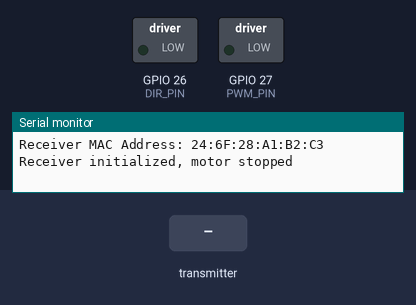
Recording of a sketch running on a simulated ESP32. On the bench: switched loads named in the sketch (green lamp = pin HIGH), the last lines printed to the serial monitor. The test bench sets the inputs (shaded band).

Above: at 1.2 s.
1.3 s: the transmitter starts sending command = FORWARD
At 2.0 s:
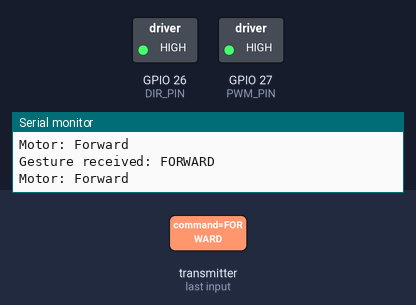
2.8 s: the transmitter starts sending command = BACKWARD
At 3.1 s:
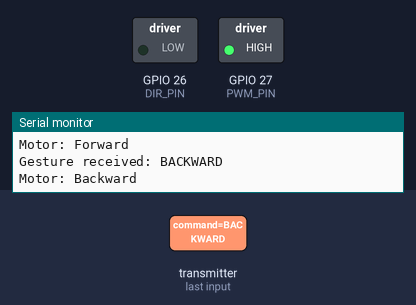
Timing chart, 0 to 5.8 s (numbered marks = the images above; inputs shaded):
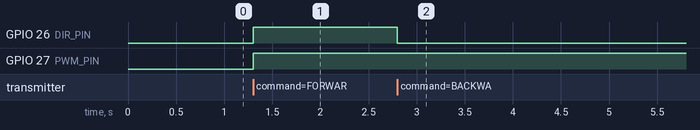

The sketch:

reciever.ino
```cpp
#include <WiFi.h>
#include <esp_now.h>

// Motor driver pins
const int DIR_PIN = 26;  // Direction
const int PWM_PIN = 27;  // Speed

// Structure to receive data (matches transmitter)
typedef struct struct_message {
  char command[10];
} struct_message;
struct_message gestureData;

// Callback for received data
void OnDataRecv(const esp_now_recv_info_t *recv_info, const uint8_t *incomingData, int len) {
  memcpy(&gestureData, incomingData, sizeof(gestureData));
  Serial.print("Gesture received: ");
  Serial.println(gestureData.command);

  // Control motor based on gesture
  if (strcmp(gestureData.command, "FORWARD") == 0) {
    digitalWrite(DIR_PIN, HIGH); // Forward direction
    analogWrite(PWM_PIN, 255);   // Full speed
    Serial.println("Motor: Forward");
  }
  else if (strcmp(gestureData.command, "BACKWARD") == 0) {
    digitalWrite(DIR_PIN, LOW);  // Backward direction
    analogWrite(PWM_PIN, 255);   // Full speed
    Serial.println("Motor: Backward");
  }
  else { // STOP or any other command
    digitalWrite(DIR_PIN, LOW);
    analogWrite(PWM_PIN, 0);     // Stop motor
    Serial.println("Motor: Stop");
  }
}

void setup() {
  Serial.begin(115200);

  // Set motor pins
  pinMode(DIR_PIN, OUTPUT);
  pinMode(PWM_PIN, OUTPUT);

  // Set ESP32 as Wi-Fi Station
  WiFi.mode(WIFI_STA);

  // Print receiver MAC address (for debugging)
  Serial.print("Receiver MAC Address: ");
  Serial.println(WiFi.macAddress());

  // Initialize ESP-NOW
  if (esp_now_init() != ESP_OK) {
    Serial.println("Error initializing ESP-NOW");
    while (1);
  }

  // Register callback for receiving data
  esp_now_register_recv_cb(OnDataRecv);

  // Initial state: stop motor
  digitalWrite(DIR_PIN, LOW);
  analogWrite(PWM_PIN, 0);
  Serial.println("Receiver initialized, motor stopped");
}

void loop() {
  // Nothing needed here, everything is handled by the callback
  delay(100); // Small delay to prevent tight loop
}
```

Measured:
- after the input at 1.3 s, GPIO 26 (DIR_PIN), GPIO 27 (PWM_PIN): LOW → HIGH at once
- after the input at 2.8 s, GPIO 26 (DIR_PIN): HIGH → LOW at once
